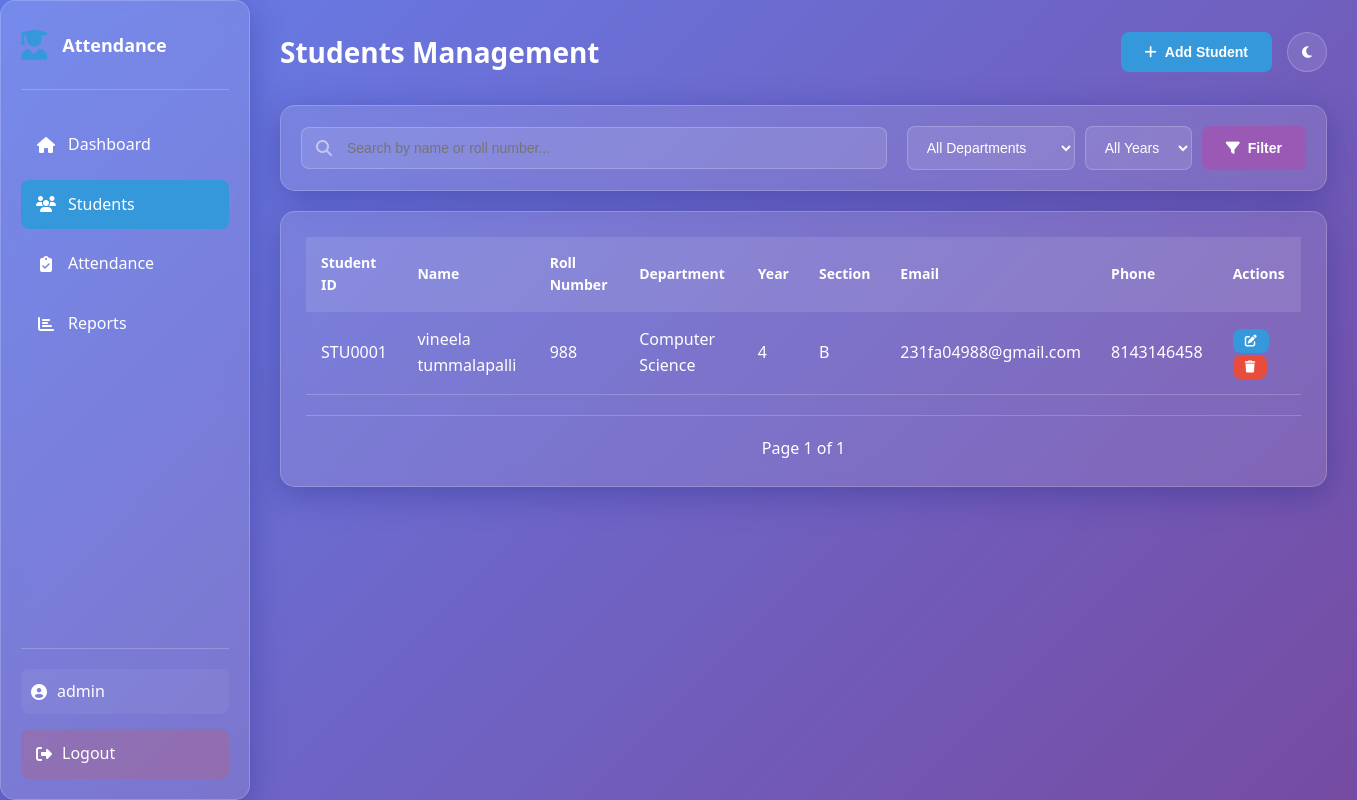
/students (signed in), run on the app's committed database.
### app.py (models this page shows)
class Student(db.Model):
    id = db.Column(db.Integer, primary_key=True)
    student_id = db.Column(db.String(20), unique=True, nullable=False)
    name = db.Column(db.String(100), nullable=False)
    roll_number = db.Column(db.String(20), unique=True, nullable=False)
    department = db.Column(db.String(50), nullable=False)
    year = db.Column(db.Integer, nullable=False)
    section = db.Column(db.String(10), nullable=False)
    email = db.Column(db.String(100), nullable=False)
    phone = db.Column(db.String(20), nullable=False)
    created_at = db.Column(db.DateTime, default=datetime.utcnow)

### app.py (the view)
@app.route('/students')
@login_required
def students():
    page = request.args.get('page', 1, type=int)
    per_page = 10
    search = request.args.get('search', '')
    department = request.args.get('department', '')
    year = request.args.get('year', '')
    query = Student.query
    if search:
        query = query.filter(
            (Student.name.contains(search)) |
            (Student.roll_number.contains(search))
        )
    if department:
        query = query.filter_by(department=department)
    if year:
        query = query.filter_by(year=year)
    students = query.order_by(Student.name).paginate(page=page, per_page=per_page, error_out=False)
    departments = db.session.query(Student.department).distinct().all()
    years = db.session.query(Student.year).distinct().all()
    return render_template('students.html',
                         students=students,
                         departments=[d[0] for d in departments],
                         years=[y[0] for y in years],
                         search=search,
                         selected_department=department,
                         selected_year=year)

### app.py (called while the page is built)
def login_required(f):
    @wraps(f)
    def decorated_function(*args, **kwargs):
        if 'user_id' not in session:
            return redirect(url_for('login'))
        return f(*args, **kwargs)
    return decorated_function

### templates/students.html (shortened to what this page needs)
<!DOCTYPE html>
<html lang="en">
<head>
    <link rel="stylesheet" href="{{ url_for('static', filename='css/style.css') }}">
    <link rel="stylesheet" href="https://cdnjs.cloudflare.com/ajax/libs/font-awesome/6.4.0/css/all.min.css">
</head>
<body>
    <div class="app-container">
        <aside class="sidebar glass-effect">
            <div class="sidebar-header">
                <div class="logo">
                    <i class="fas fa-user-graduate"></i>
                </div>
                <h2>Attendance</h2>
            </div>
            <nav class="sidebar-nav">
                <a href="{{ url_for('dashboard') }}" class="nav-item">
                    <i class="fas fa-home"></i>
                    <span>Dashboard</span>
                </a>
                <a href="{{ url_for('students') }}" class="nav-item active">
                    <i class="fas fa-users"></i>
                    <span>Students</span>
                </a>
                <a href="{{ url_for('attendance') }}" class="nav-item">
                    <i class="fas fa-clipboard-check"></i>
                    <span>Attendance</span>
                </a>
                <a href="{{ url_for('reports') }}" class="nav-item">
                    <i class="fas fa-chart-bar"></i>
                    <span>Reports</span>
                </a>
            </nav>
            <div class="sidebar-footer">
                <div class="user-info">
                    <i class="fas fa-user-circle"></i>
                    <span>{{ session.username }}</span>
                </div>
                <a href="{{ url_for('logout') }}" class="logout-btn">
                    <i class="fas fa-sign-out-alt"></i>
                    <span>Logout</span>
                </a>
            </div>
        </aside>
        <main class="main-content">
            <header class="header">
                <h1>Students Management</h1>
                <div class="header-actions">
                    <button class="btn btn-primary" onclick="openAddModal()">
                        <i class="fas fa-plus"></i>
                        Add Student
                    </button>
                    <button class="theme-toggle" id="themeToggle">
                        <i class="fas fa-moon"></i>
                    </button>
                </div>
            </header>
            <div class="search-filter glass-effect">
                <div class="search-box">
                    <i class="fas fa-search"></i>
                    <input type="text" id="searchInput" placeholder="Search by name or roll number..." value="{{ search }}">
                </div>
                <div class="filter-box">
                    <select id="departmentFilter">
                        <option value="">All Departments</option>
                    </select>
                    <select id="yearFilter">
                        <option value="">All Years</option>
                    </select>
                    <button class="btn btn-secondary" onclick="applyFilters()">
                        <i class="fas fa-filter"></i>
                        Filter
                    </button>
                </div>
            </div>
            <div class="table-container glass-effect">
                <table class="data-table">
                    <thead>
                        <tr>
                            <th>Student ID</th>
                            <th>Name</th>
                            <th>Roll Number</th>
                            <th>Department</th>
                            <th>Year</th>
                            <th>Section</th>
                            <th>Email</th>
                            <th>Phone</th>
                            <th>Actions</th>
                        </tr>
                    </thead>
                    <tbody>
                        {% for student in students.items %}
                        <tr>
                            <td>{{ student.student_id }}</td>
                            <td>{{ student.name }}</td>
                            <td>{{ student.roll_number }}</td>
                            <td>{{ student.department }}</td>
                            <td>{{ student.year }}</td>
                            <td>{{ student.section }}</td>
                            <td>{{ student.email }}</td>
                            <td>{{ student.phone }}</td>
                            <td>
                                <button class="btn btn-sm btn-info" onclick="openEditModal({{ student.id }})">
                                    <i class="fas fa-edit"></i>
                                </button>
                                <button class="btn btn-sm btn-danger" onclick="deleteStudent({{ student.id }})">
                                    <i class="fas fa-trash"></i>
                                </button>
                            </td>
                        </tr>
                        {% endfor %}
                    </tbody>
                </table>
                <div class="pagination">
                    <span class="page-info">Page {{ students.page }} of {{ students.pages }}</span>
                </div>
            </div>
        </main>
    </div>
</body>
</html>

### data on the page
Student: student_id "STU0001", name "vineela tummalapalli", roll_number "988", department "Computer Science", year "4", section "B", email "231fa04988@gmail.com", phone "8143146458"

### other printed values
{{ session.username }} "admin"
{{ students.page }} "1"
{{ students.pages }} "1"
